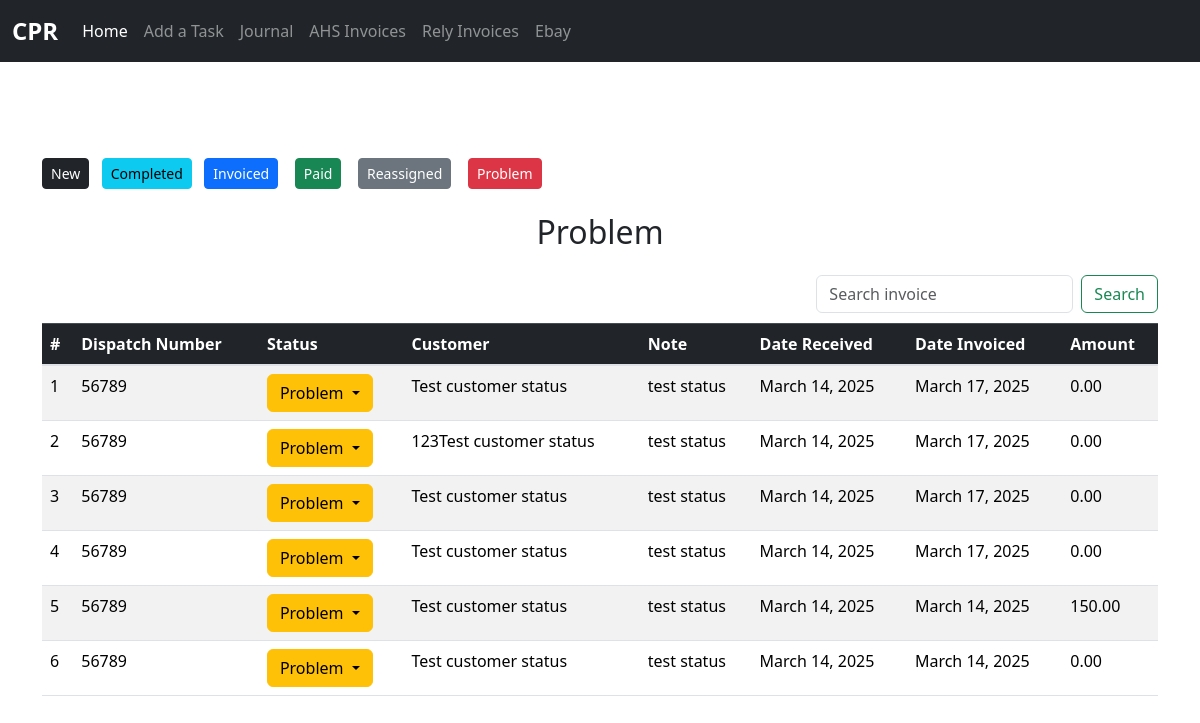
Before: /rely/rely_invoice_problem with the older database file.
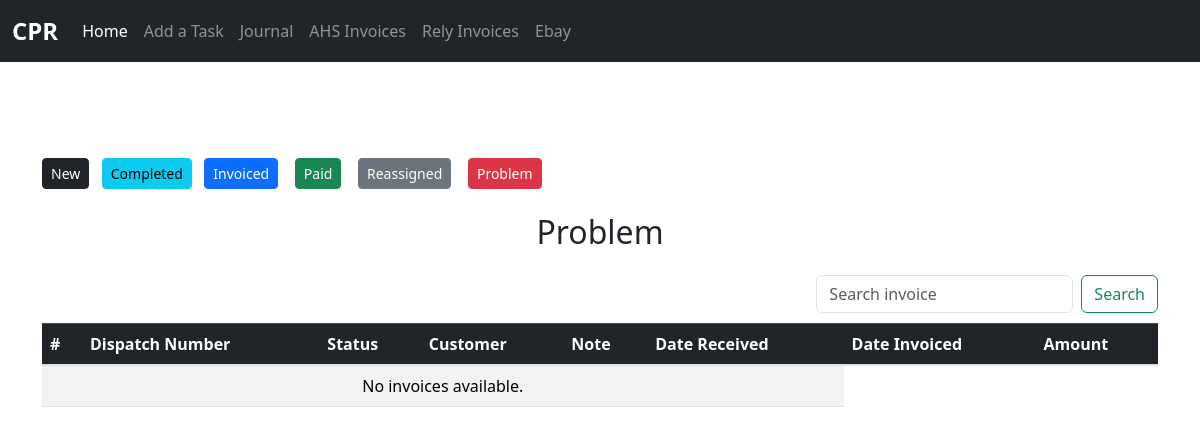
After: the same page with the newer database file.
### rely_invoice/models.py (models this page shows, shortened)
class RelyProblem(models.Model):
	dispatch_number = models.CharField(max_length=50, blank=True, null=True)
	status = models.ForeignKey(Status, null=True, blank=True, on_delete=models.SET_NULL)
	customer = models.CharField(max_length=50, blank=True, null=True)
	date_received = models.DateField(default=timezone.now)  # Date the invoice was received
	date_invoiced = models.DateField(default=timezone.now)  # Date the invoice was invoiced
	note = models.TextField(blank=False, null=False)
	amount = models.DecimalField(max_digits=20, decimal_places=2, blank=True, null=True)
	class Meta:
		verbose_name_plural = "Rely Problem"

class Status(models.Model):
	name = models.CharField(max_length=50, blank=True, null=False)

### rely_invoice/views.py (the view)
# urls.py: path('rely_invoice_problem', views.rely_invoice_problem, name="rely_invoice_problem"),
def rely_invoice_problem(request):
    all_invoice = RelyProblem.objects.all().order_by('-id')
    all_statuses = Status.objects.all()
    search_results = None
    if request.method == "POST":
        inv_data = request.POST.get('inv_data', '').strip()
        messages.success(request, f"You searched {inv_data}")
        if inv_data:
            search_results = RelyProblem.objects.filter(dispatch_number__icontains=inv_data) | \
                             RelyProblem.objects.filter(customer__icontains=inv_data)
    context = {
        "all_invoice": all_invoice,
        "all_statuses": all_statuses,
        'search_results':search_results
    }
    return render(request, 'rely_problem.html', context)

### rely_invoice/templates/rely_problem.html (shortened to what this page needs)
{% extends 'base.html' %}
{% block content %}
	<div class="container mt-5">
		{% include 'rely_nav.html' %}
		<h2 style="text-align: center;" class="mb-4">Problem</h2>
	    	<div class="table-responsive">
	    		<form style="float:right;" method="POST" class="form-inline my-2 my-lg-0">
				    <input name="inv_data" class="form-control mr-sm-2" type="search" placeholder="Search invoice" aria-label="Search">
				    <button class="btn btn-outline-success my-2 my-sm-0" type="submit">Search</button>
				</form>
				<br><br>
<table class="table table-striped">
    <thead class="table-dark">
        <tr>
            <th>#</th>
            <th>Dispatch Number</th>
            <th>Status</th>
            <th>Customer</th>
            <th>Note</th>
            <th>Date Received</th>
            <th>Date Invoiced</th>
            <th>Amount</th>
        </tr>
    </thead>
    <tbody>
        {% if search_results is None %}
            {% for invoice in all_invoice %}
            <tr>
                <td>{{ forloop.counter }}</td>
                <td>{{ invoice.dispatch_number }}</td>
                <td>
				    <div class="dropdown">
				        <button class="btn btn-warning dropdown-toggle" data-bs-toggle="dropdown">
				            {{ invoice.status.name }}
				        </button>
				    </div>
				</td>
                <td>{{ invoice.customer }}</td>
                <td>{{ invoice.note }}</td>
                <td>{{ invoice.date_received }}</td>
                <td>{{ invoice.date_invoiced }}</td>
                <td>{{ invoice.amount }}</td>
            </tr>
            {% empty %}
            <tr>
                <td colspan="6" class="text-center">No invoices available.</td>
            </tr>
            {% endfor %}
        {% endif %}
    </tbody>
</table>
	    	</div>
	</div>
{% endblock %}

Changed rows visible on the page:
removed RelyProblem: dispatch_number "56789", status.name "Problem", customer "Test customer status", note "test status", date_received "March 14, 2025", date_invoiced "March 17, 2025", amount "0.00"
removed RelyProblem: dispatch_number "56789", status.name "Problem", customer "123Test customer status", note "test status", date_received "March 14, 2025", date_invoiced "March 17, 2025", amount "0.00"
removed RelyProblem: dispatch_number "56789", status.name "Problem", customer "Test customer status", note "test status", date_received "March 14, 2025", date_invoiced "March 17, 2025", amount "0.00"
removed RelyProblem: dispatch_number "56789", status.name "Problem", customer "Test customer status", note "test status", date_received "March 14, 2025", date_invoiced "March 17, 2025", amount "0.00"
removed RelyProblem: dispatch_number "56789", status.name "Problem", customer "Test customer status", note "test status", date_received "March 14, 2025", date_invoiced "March 14, 2025", amount "150.00"
removed RelyProblem: dispatch_number "56789", status.name "Problem", customer "Test customer status", note "test status", date_received "March 14, 2025", date_invoiced "March 14, 2025", amount "0.00"
Other visible differences:
text now shown: "No invoices available."
